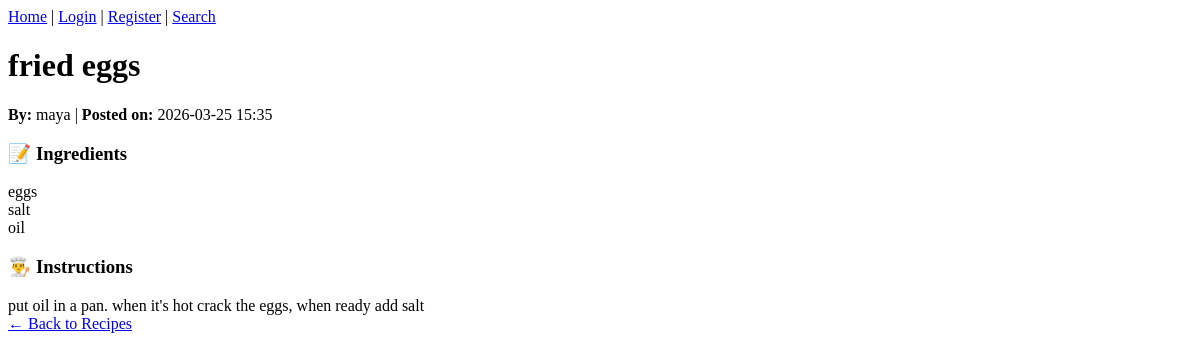
The app's page /recipe/1, older data.
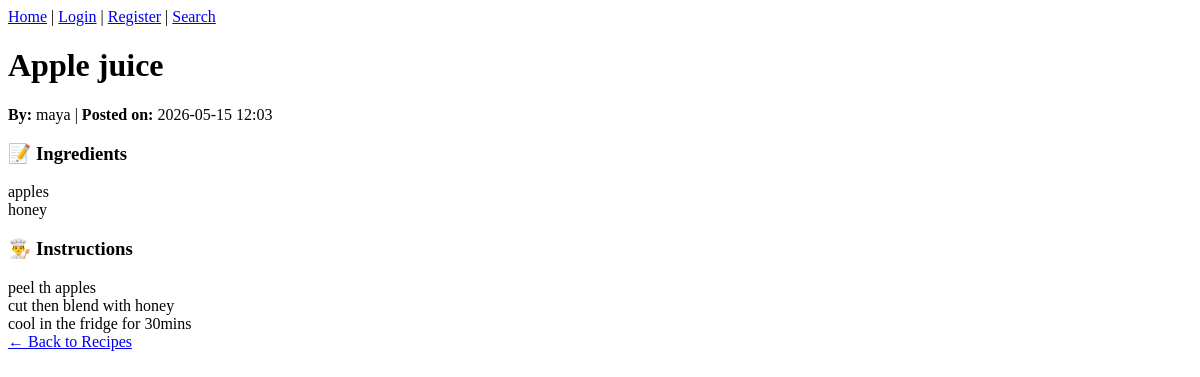
The same page, newer data.
### recipefl.py (models this page shows)
class Recipe(db.Model):
    id = db.Column(db.Integer, primary_key=True)
    title = db.Column(db.String(100), nullable=False)
    ingredients = db.Column(db.Text, nullable=False)
    instructions = db.Column(db.Text, nullable=False)
    user_id = db.Column(db.Integer, db.ForeignKey('user.id'), nullable=False)
    created_at = db.Column(db.DateTime, default=datetime.utcnow)
    author = db.relationship('User', backref='recipes')

### recipefl.py (the view)
@app.route('/recipe/<int:recipe_id>')
def view_recipe(recipe_id):
    recipe = Recipe.query.get_or_404(recipe_id)
    return render_template('view_recipe.html', recipe=recipe)

### templates/view_recipe.html (shortened to what this page needs)
<!DOCTYPE html>
<html>
<head>
</head>
<body>
    <div class="nav-links">
        <a href="{{ url_for('home') }}">Home</a>
        {% if current_user.is_authenticated %}
            | <a href="{{ url_for('add_recipe') }}">Add Recipe</a>
            | <a href="{{ url_for('logout') }}">Logout ({{ current_user.username }})</a>
        {% else %}
            | <a href="{{ url_for('login') }}">Login</a>
            | <a href="{{ url_for('register') }}">Register</a>
        {% endif %}
        | <a href="{{ url_for('search') }}?q=">Search</a>
    </div>
    <div class="recipe-container">
        <div class="recipe-header">
            <h1>{{ recipe.title }}</h1>
            <div class="recipe-meta">
                <strong>By:</strong> {{ recipe.author.username }} |
                <strong>Posted on:</strong> {{ recipe.created_at.strftime('%Y-%m-%d %H:%M') }}
            </div>
        </div>
        <div class="recipe-section">
            <h3>📝 Ingredients</h3>
            <div style="white-space: pre-line;">{{ recipe.ingredients }}</div>
        </div>
        <div class="recipe-section">
            <h3>👨‍🍳 Instructions</h3>
            <div style="white-space: pre-line;">{{ recipe.instructions }}</div>
        </div>
        <a href="{{ url_for('home') }}" class="back-link">← Back to Recipes</a>
    </div>
</body>
</html>

Row changes from the older to the newer data that the page shows:
changed Recipe: title "fried eggs" → "Apple juice"; created_at "2026-03-25 15:35" → "2026-05-15 12:03"; ingredients "eggs salt oil" → "apples honey"; instructions "put oil in a pan. when it's hot crack the eggs, when ready add salt" → "peel th apples cut then blend with honey cool in the fridge for 30mins"
